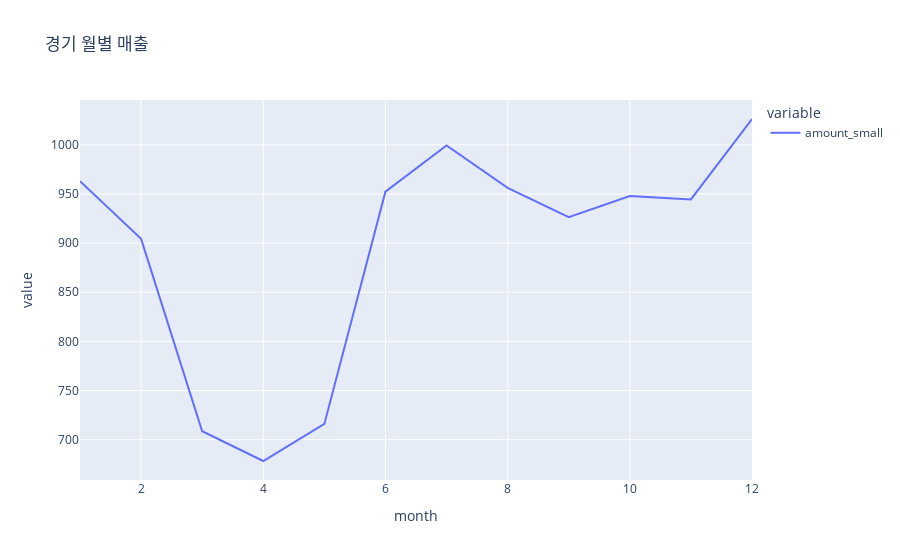

The notebook cell this image was saved under:
### Code cell
region_month_sales('경기','month')

### Figure 1 — Plotly figure (JSON) as saved in the notebook; plotly's stock layout.template omitted (floating-point values rounded to 4 significant figures)
{"data": [{"hovertemplate": "variable=amount_small<br>month=%{x}<br>value=%{y}<extra></extra>", "legendgroup": "amount_small", "line": {"color": "#636efa", "dash": "solid"}, "marker": {"symbol": "circle"}, "mode": "lines", "name": "amount_small", "orientation": "v", "showlegend": true, "type": "scatter", "x": [1, 2, 3, 4, 5, 6, 7, 8, 9, 10, 11, 12], "xaxis": "x", "y": [963.0, 904.4, 708.6, 678.3, 716.1, 952.4, 999.4, 956.3, 926.4, 948.0, 944.5, 1026.0], "yaxis": "y"}], "layout": {"legend": {"title": {"text": "variable"}, "tracegroupgap": 0}, "title": {"text": "경기 월별 매출"}, "xaxis": {"anchor": "y", "domain": [0, 1], "title": {"text": "month"}}, "yaxis": {"anchor": "x", "domain": [0, 1], "title": {"text": "value"}}}}
